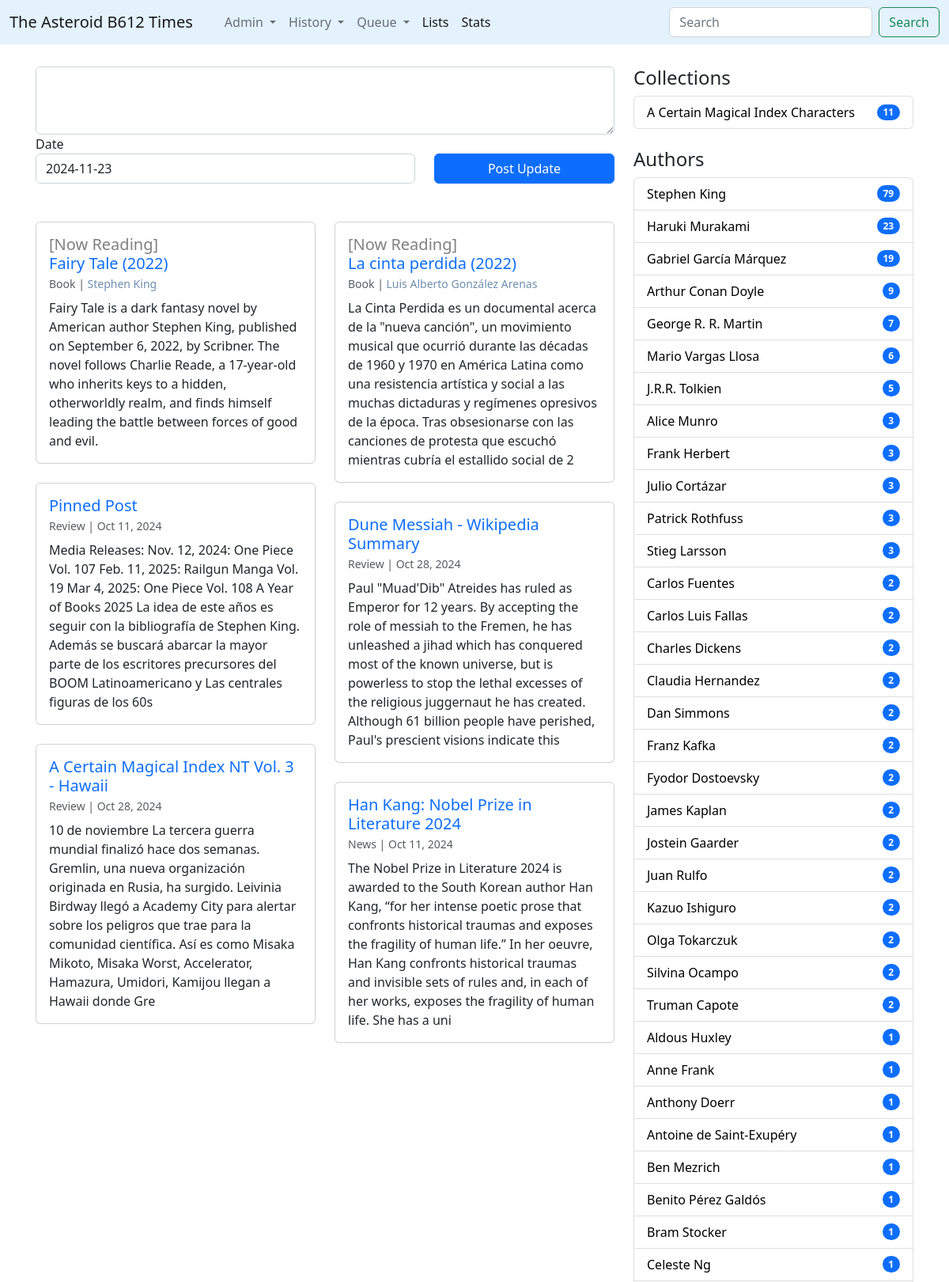
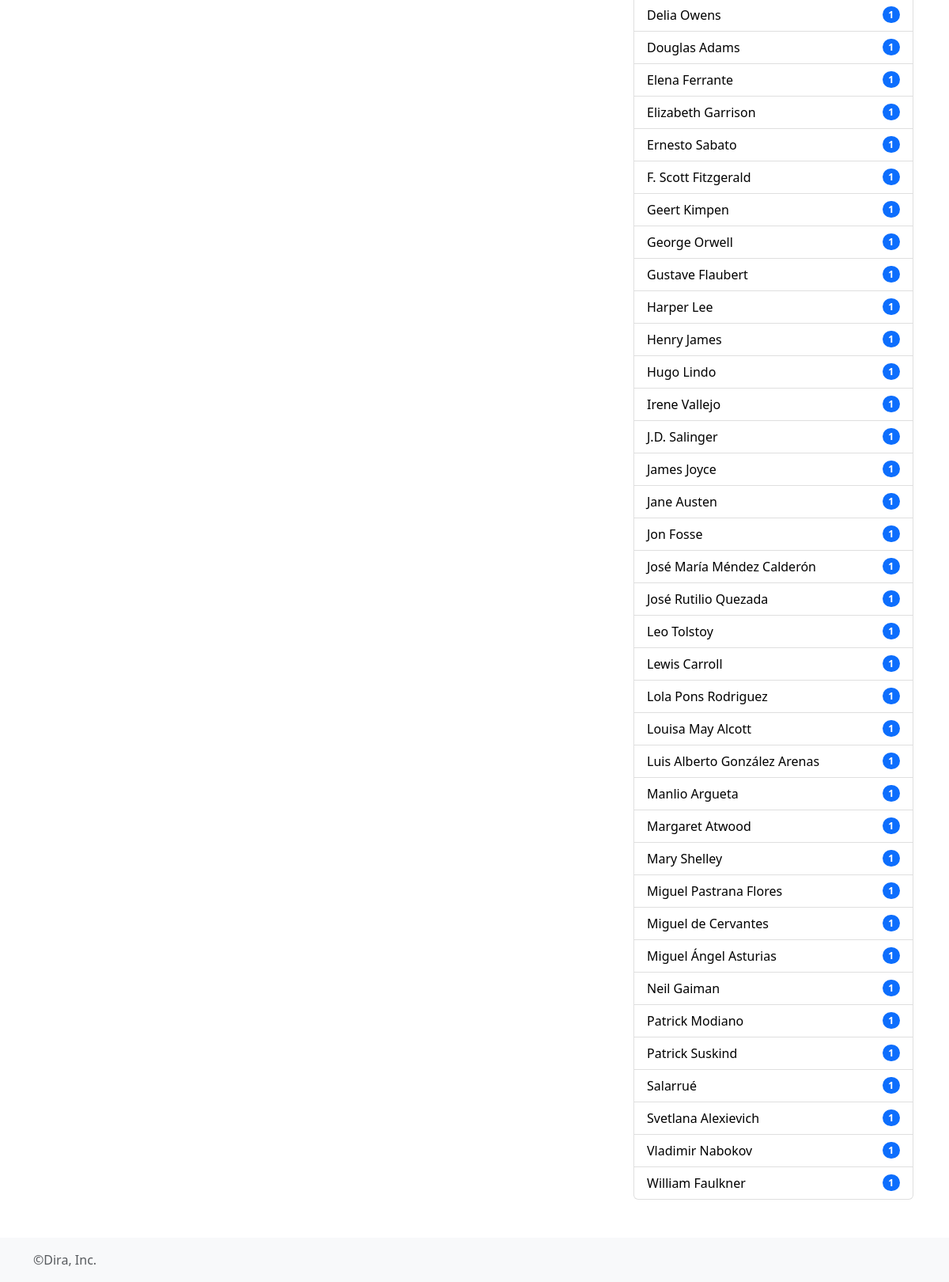
The page / on the database its author committed (2 pictures, top to bottom).
### times/models.py (models this page shows, shortened)
class ProgressBar(models.Model):
	libro = models.ForeignKey(Book,on_delete=models.CASCADE)
	units = models.CharField(max_length=50)
	cantidad = models.IntegerField()
	avance = models.IntegerField(blank=True,default=0)
	fecha_inicio = models.DateField()

class Book(models.Model):
	title = models.CharField(max_length=512)
	orig_lan = models.CharField(max_length=2)
	info = models.TextField()
	pub_year = models.IntegerField()
	wtype = models.ForeignKey(WikiType,on_delete=models.CASCADE)
	@property
	def headtext(self):
		n_corte = self.info.find('==headtext==')
		if n_corte == -1:
			return self.info[0:350]
		else:
			return self.info[0:n_corte]
	@property
	def titulo(self):
		return self.title+' ('+ str(self.pub_year) +')'
	@property
	def authors_links(self):
		creds = Credito.objects.filter(ctype__id__in=[1,5,6,7],media_type=1,media_id=self.id)
		enlaces = ""
		for c in creds:
			enlaces = enlaces + "<a href='/wiki/"+str(c.persona.id)+"' style='text-decoration:none; color:#6F8FAF;'>"+c.persona.title+"</a>,&nbsp;"
		return enlaces[:-7]

class WikiType(models.Model):
	category = models.CharField(max_length=255)

class Credito(models.Model):
	ctype = models.ForeignKey(CreditType,on_delete=models.CASCADE)
	persona = models.ForeignKey(Wiki,on_delete=models.CASCADE)
	media_type = models.IntegerField()
	media_id = models.IntegerField()

class Wiki(models.Model):
	wtype = models.ForeignKey(WikiType,on_delete=models.CASCADE)
	title = models.CharField(max_length=512)
	info = models.TextField()
	created_at = models.DateTimeField(auto_now=True)
	updated_at = models.DateTimeField(null=True,blank=True)
	@property
	def headtext(self):
		n_corte = self.info.find('==headtext==')
		if n_corte == -1:
			return self.info[0:350]
		else:
			return self.info[0:n_corte]

class Pagina(models.Model):
	titulo = models.CharField(max_length=255)
	info = models.TextField()

### times/views.py (the view)
# urls.py: path('', views.homepage, name='homepage'),
def homepage(request):
	nlist = 16
	npics = Wiki.objects.all().count()
	npages = math.ceil(npics/nlist)
	articles = Wiki.objects.all().exclude(wtype__id__in=[1,2,3,4,5,8]).exclude(id=42).order_by('-updated_at')[0:nlist]
	pinned_posts = Wiki.objects.filter(id=42)
	on_reading = ProgressBar.objects.filter(avance__lt=F('cantidad'))
	now_watching = SeasonProgressBar.objects.filter(avance__lt=F('temporada__episodes'))
	authors = Credito.objects.filter(ctype__id=1,media_type=1).exclude(persona__id__in = [36,40]).values('persona__title','persona__id').annotate(qbooks=Count('media_id')).order_by('-qbooks')
	dpaginas = PageRels.objects.values('page__titulo','page__id').annotate(qitems = Count('page__id'), lastup=Max('child__updated_at')).order_by('-lastup')[0:50]
	return render(request,'homepage.html',{'articles':articles,'pinned_posts':pinned_posts,'dpaginas':dpaginas,'npages':range(npages),'on_reading':on_reading,'now_watching':now_watching	,'authors':authors})

### times/templates/homepage.html (shortened to what this page needs)
{% extends 'base.html' %}
{% load static %}
{% block contenido %}
<article>
    <form method="POST" action="{% url 'savepost' %}">
    <div class="form-group">
	    <textarea name = "entrada" class="form-control" id="exampleFormControlTextarea1" rows="3"></textarea>
	  </div>
	   <div class="row">
	  <div class="form-group col-sm-6 col-lg-8 mb-8">
	    <label for="exampleFormControlInput1">Date</label>
	    <input type = "text" value="{% now 'Y-m-d' %}" name="fecha" class="form-control" id="exampleFormControlInput1">
    </div>
    <div class="form-group col-sm-6 col-lg-4 mb-4">
        <label for="exampleFormControlInput1">&nbsp;&nbsp;</label>
	    <button type="submit" class="btn btn-primary" style="width:100%">Post Update</button>
	  </div>
	  </div>
    </form>
</article>
<br>
<div class="row" data-masonry='{"percentPosition": true }'>
  {% if on_reading %}
  {% for r in on_reading %}
  <div class="col-sm-6 col-lg-6 mb-4">
      <div class="card">
        <div class="card-body">
          <h5 class="card-title"><a href='{% url "book" r.libro.id  %}' style="text-decoration: none;"><span style="color:grey;">[Now Reading]</span><br> {{r.libro.titulo}}</a>
            <br><small class="text-muted" style="font-size: 0.7em; font-weight: normal;">{{r.libro.wtype.category|capfirst}} | {{r.libro.authors_links|safe}}</small></h5>
          <p class="card-text">{{r.libro.headtext}}</p>
        </div>
      </div>
       </div>
  {% endfor %}
  {%  endif %}
  {% for a in pinned_posts %}
<div class="col-sm-6 col-lg-6 mb-4">
      <div class="card">
        <div class="card-body">
          <h5 class="card-title"><a href='{% url "wiki" a.id  %}' style="text-decoration: none;">{{a.title}}</a>
          	<br><small class="text-muted" style="font-size: 0.7em; font-weight: normal;">{{a.wtype.category|capfirst}} | {{a.updated_at|date:"M d, Y"}}</small></h5>
          <p class="card-text">{{a.headtext}}</p>
        </div>
      </div>
       </div>
{% endfor %}
{% for a in articles %}
<div class="col-sm-6 col-lg-6 mb-4">
      <div class="card">
        <div class="card-body">
          <h5 class="card-title"><a href='{% url "wiki" a.id  %}' style="text-decoration: none;">{{a.title}}</a>
          	<br><small class="text-muted" style="font-size: 0.7em; font-weight: normal;">{{a.wtype.category|capfirst}} | {{a.updated_at|date:"M d, Y"}}</small></h5>
          <p class="card-text">{{a.headtext}}</p>
        </div>
      </div>
       </div>
{% endfor %}
</div>
{% endblock%}
{% block rightbar %}
<br>
<h4>Collections</h4>
      <ul class="list-group">
        {% for d in dpaginas %}
          <li class="list-group-item d-flex justify-content-between align-items-center">
          <a href="{% url 'page' d.page__id %}" style="color:black; text-decoration: none;"> {{d.page__titulo}}</a>
            <span class="badge bg-primary rounded-pill">{{d.qitems}}</span>
          </li>
        {% endfor %}
      </ul>
  <br>
<h4>Authors</h4>
      <ul class="list-group">
        {% for d in authors %}
          <li class="list-group-item d-flex justify-content-between align-items-center">
          <a href="{% url 'wiki' d.persona__id %}" style="color:black; text-decoration: none;"> {{d.persona__title}}</a>
            <span class="badge bg-primary rounded-pill">{{d.qbooks}}</span>
          </li>
        {% endfor %}
      </ul>
      <br><br>
{% endblock %}

### rows shown on the page
ProgressBar: libro.titulo "Fairy Tale (2022)", libro.wtype.category "Book", libro.authors_links "Stephen King", libro.headtext "Fairy Tale is a dark fantasy novel by American author Stephen King, published on September 6, 2022, by Scribner. The novel follows Charlie Reade, a 17-year-old who inherits keys to a hidden, otherworldly realm, and finds himself leading the battle between forces of good and evil."
ProgressBar: libro.titulo "La cinta perdida (2022)", libro.wtype.category "Book", libro.authors_links "Luis Alberto González Arenas", libro.headtext "La Cinta Perdida es un documental acerca de la \"nueva canción\", un movimiento musical que ocurrió durante las décadas de 1960 y 1970 en América Latina como una resistencia artística y social a las muchas dictaduras y regímenes opresivos de la época. Tras obsesionarse con las canciones de protesta que escuchó mientras cubría el estallido social de 2"
Wiki: title "Pinned Post", wtype.category "Review", updated_at "Oct 11, 2024", headtext "Media Releases: Nov. 12, 2024: One Piece Vol. 107 Feb. 11, 2025: Railgun Manga Vol. 19 Mar 4, 2025: One Piece Vol. 108 A Year of Books 2025 La idea de este años es seguir con la bibliografía de Stephen King. Además se buscará abarcar la mayor parte de los escritores precursores del BOOM Latinoamericano y Las centrales figuras de los 60s"
Wiki: title "Dune Messiah - Wikipedia Summary", wtype.category "Review", updated_at "Oct 28, 2024", headtext "Paul \"Muad'Dib\" Atreides has ruled as Emperor for 12 years. By accepting the role of messiah to the Fremen, he has unleashed a jihad which has conquered most of the known universe, but is powerless to stop the lethal excesses of the religious juggernaut he has created. Although 61 billion people have perished, Paul's prescient visions indicate this"
Wiki: title "A Certain Magical Index NT Vol. 3 - Hawaii", wtype.category "Review", updated_at "Oct 28, 2024", headtext "10 de noviembre La tercera guerra mundial finalizó hace dos semanas. Gremlin, una nueva organización originada en Rusia, ha surgido. Leivinia Birdway llegó a Academy City para alertar sobre los peligros que trae para la comunidad científica. Así es como Misaka Mikoto, Misaka Worst, Accelerator, Hamazura, Umidori, Kamijou llegan a Hawaii donde Gre"
Wiki: title "Han Kang: Nobel Prize in Literature 2024", wtype.category "News", updated_at "Oct 11, 2024", headtext "The Nobel Prize in Literature 2024 is awarded to the South Korean author Han Kang, “for her intense poetic prose that confronts historical traumas and exposes the fragility of human life.” In her oeuvre, Han Kang confronts historical traumas and invisible sets of rules and, in each of her works, exposes the fragility of human life. She has a uni"
Pagina: page__titulo "A Certain Magical Index Characters", qitems "11"
Wiki: persona__title "Luis Alberto González Arenas", qbooks "1"

### other values the page prints
{{ d.persona__title }} "Stephen King" "Haruki Murakami" "Gabriel García Márquez" "Arthur Conan Doyle" "George R. R. Martin" "Mario Vargas Llosa" "J.R.R. Tolkien" "Alice Munro" "Frank Herbert" "Julio Cortázar" "Patrick Rothfuss" "Stieg Larsson" "Carlos Fuentes" "Carlos Luis Fallas" "Charles Dickens" "Claudia Hernandez" "Dan Simmons" "Franz Kafka" "Fyodor Dostoevsky" "James Kaplan" "Jostein Gaarder" "Juan Rulfo" "Kazuo Ishiguro" "Olga Tokarczuk" "Silvina Ocampo" "Truman Capote" "Aldous Huxley" "Anne Frank" "Anthony Doerr" "Antoine de Saint-Exupéry" "Ben Mezrich" "Benito Pérez Galdós" "Bram Stocker" "Celeste Ng" "Delia Owens" "Douglas Adams" "Elena Ferrante" "Elizabeth Garrison" "Ernesto Sabato" "F. Scott Fitzgerald" "Geert Kimpen" "George Orwell" "Gustave Flaubert" "Harper Lee" "Henry James" "Hugo Lindo" "Irene Vallejo" "J.D. Salinger" "James Joyce" "Jane Austen" "Jon Fosse" "José María Méndez Calderón" "José Rutilio Quezada" "Leo Tolstoy" "Lewis Carroll" "Lola Pons Rodriguez" "Louisa May Alcott" "Manlio Argueta" "Margaret Atwood" "Mary Shelley" "Miguel Pastrana Flores" "Miguel de Cervantes" "Miguel Ángel Asturias" "Neil Gaiman" "Patrick Modiano" "Patrick Suskind" "Salarrué" "Svetlana Alexievich" "Vladimir Nabokov" "William Faulkner"
{{ d.qbooks }} "79" "23" "19" "9" "7" "6" "5" "3" "3" "3" "3" "3" "2" "2" "2" "2" "2" "2" "2" "2" "2" "2" "2" "2" "2" "2" "1" "1" "1" "1" "1" "1" "1" "1" "1" "1" "1" "1" "1" "1" "1" "1" "1" "1" "1" "1" "1" "1" "1" "1" "1" "1" "1" "1" "1" "1" "1" "1" "1" "1" "1" "1" "1" "1" "1" "1" "1" "1" "1" "1"
